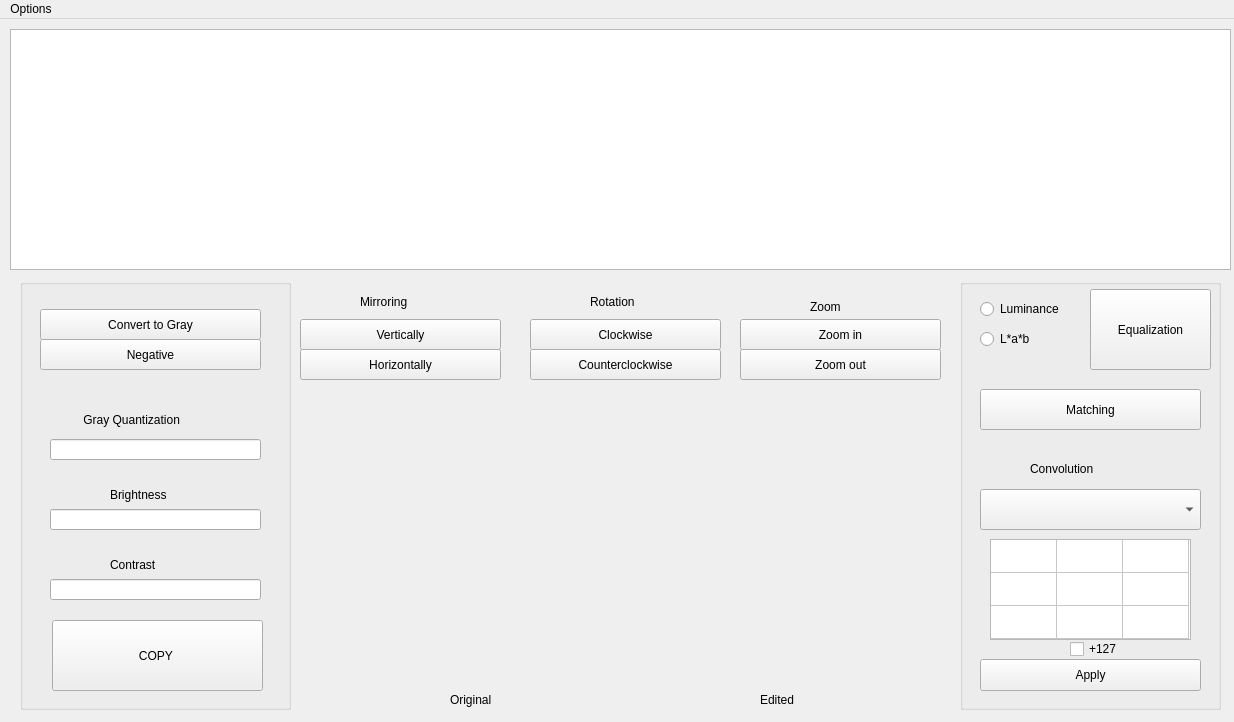
<?xml version="1.0" encoding="UTF-8"?>
<ui version="4.0">
 <class>MainWindow</class>
 <widget class="QMainWindow" name="MainWindow">
  <property name="geometry">
   <rect>
    <x>0</x>
    <y>0</y>
    <width>1234</width>
    <height>722</height>
   </rect>
  </property>
  <property name="windowTitle">
   <string>MainWindow</string>
  </property>
  <widget class="QWidget" name="centralWidget">
   <widget class="QGroupBox" name="groupBox">
    <property name="geometry">
     <rect>
      <x>20</x>
      <y>260</y>
      <width>271</width>
      <height>431</height>
     </rect>
    </property>
    <property name="title">
     <string/>
    </property>
    <widget class="QLineEdit" name="lineEdit">
     <property name="geometry">
      <rect>
       <x>30</x>
       <y>160</y>
       <width>211</width>
       <height>21</height>
      </rect>
     </property>
    </widget>
    <widget class="QPushButton" name="convertToGray">
     <property name="geometry">
      <rect>
       <x>20</x>
       <y>30</y>
       <width>221</width>
       <height>31</height>
      </rect>
     </property>
     <property name="styleSheet">
      <string notr="true">font: 57 15pt &quot;Futura&quot;;</string>
     </property>
     <property name="text">
      <string>Convert to Gray</string>
     </property>
    </widget>
    <widget class="QPushButton" name="negative">
     <property name="geometry">
      <rect>
       <x>20</x>
       <y>60</y>
       <width>221</width>
       <height>31</height>
      </rect>
     </property>
     <property name="styleSheet">
      <string notr="true">font: 57 15pt &quot;Futura&quot;;</string>
     </property>
     <property name="text">
      <string>Negative</string>
     </property>
    </widget>
    <widget class="QLabel" name="brightness_label">
     <property name="geometry">
      <rect>
       <x>90</x>
       <y>200</y>
       <width>101</width>
       <height>31</height>
      </rect>
     </property>
     <property name="styleSheet">
      <string notr="true">font: 57 20pt &quot;Futura&quot;;</string>
     </property>
     <property name="text">
      <string>Brightness</string>
     </property>
    </widget>
    <widget class="QLineEdit" name="lineEdit_brightness">
     <property name="geometry">
      <rect>
       <x>30</x>
       <y>230</y>
       <width>211</width>
       <height>21</height>
      </rect>
     </property>
    </widget>
    <widget class="QLabel" name="brightness_label_2">
     <property name="geometry">
      <rect>
       <x>90</x>
       <y>270</y>
       <width>81</width>
       <height>31</height>
      </rect>
     </property>
     <property name="styleSheet">
      <string notr="true">font: 57 20pt &quot;Futura&quot;;</string>
     </property>
     <property name="text">
      <string>Contrast</string>
     </property>
    </widget>
    <widget class="QLineEdit" name="lineEdit_contrast">
     <property name="geometry">
      <rect>
       <x>30</x>
       <y>300</y>
       <width>211</width>
       <height>21</height>
      </rect>
     </property>
    </widget>
    <widget class="QLabel" name="grayQuantization_label">
     <property name="geometry">
      <rect>
       <x>60</x>
       <y>130</y>
       <width>141</width>
       <height>21</height>
      </rect>
     </property>
     <property name="styleSheet">
      <string notr="true">font: 57 16pt &quot;Futura&quot;;</string>
     </property>
     <property name="text">
      <string> Gray Quantization</string>
     </property>
    </widget>
    <widget class="QPushButton" name="pushButton">
     <property name="geometry">
      <rect>
       <x>32</x>
       <y>341</y>
       <width>211</width>
       <height>71</height>
      </rect>
     </property>
     <property name="text">
      <string>COPY </string>
     </property>
    </widget>
   </widget>
   <widget class="QLabel" name="edited_label">
    <property name="geometry">
     <rect>
      <x>760</x>
      <y>670</y>
      <width>59</width>
      <height>21</height>
     </rect>
    </property>
    <property name="styleSheet">
     <string notr="true">font: 57 15pt &quot;Futura&quot;;</string>
    </property>
    <property name="text">
     <string>Edited</string>
    </property>
   </widget>
   <widget class="QLabel" name="canvas_edited">
    <property name="geometry">
     <rect>
      <x>640</x>
      <y>370</y>
      <width>311</width>
      <height>301</height>
     </rect>
    </property>
    <property name="text">
     <string/>
    </property>
    <property name="alignment">
     <set>Qt::AlignCenter</set>
    </property>
   </widget>
   <widget class="QLabel" name="original_label">
    <property name="geometry">
     <rect>
      <x>450</x>
      <y>670</y>
      <width>59</width>
      <height>21</height>
     </rect>
    </property>
    <property name="styleSheet">
     <string notr="true">font: 57 15pt &quot;Futura&quot;;</string>
    </property>
    <property name="text">
     <string>Original</string>
    </property>
   </widget>
   <widget class="QLabel" name="canvas_original">
    <property name="geometry">
     <rect>
      <x>310</x>
      <y>370</y>
      <width>311</width>
      <height>301</height>
     </rect>
    </property>
    <property name="text">
     <string/>
    </property>
   </widget>
   <widget class="QGroupBox" name="groupBox_2">
    <property name="geometry">
     <rect>
      <x>960</x>
      <y>260</y>
      <width>261</width>
      <height>431</height>
     </rect>
    </property>
    <property name="title">
     <string/>
    </property>
    <widget class="QRadioButton" name="Luminance">
     <property name="geometry">
      <rect>
       <x>20</x>
       <y>20</y>
       <width>100</width>
       <height>20</height>
      </rect>
     </property>
     <property name="styleSheet">
      <string notr="true">font: 57 15pt &quot;Futura&quot;;</string>
     </property>
     <property name="text">
      <string>Luminance</string>
     </property>
    </widget>
    <widget class="QRadioButton" name="Lab">
     <property name="geometry">
      <rect>
       <x>20</x>
       <y>50</y>
       <width>100</width>
       <height>20</height>
      </rect>
     </property>
     <property name="styleSheet">
      <string notr="true">font: 57 15pt &quot;Futura&quot;;</string>
     </property>
     <property name="text">
      <string>L*a*b</string>
     </property>
    </widget>
    <widget class="QPushButton" name="equalization">
     <property name="geometry">
      <rect>
       <x>130</x>
       <y>10</y>
       <width>121</width>
       <height>81</height>
      </rect>
     </property>
     <property name="styleSheet">
      <string notr="true">font: 57 15pt &quot;Futura&quot;;</string>
     </property>
     <property name="text">
      <string>Equalization</string>
     </property>
    </widget>
    <widget class="QPushButton" name="matching">
     <property name="geometry">
      <rect>
       <x>20</x>
       <y>110</y>
       <width>221</width>
       <height>41</height>
      </rect>
     </property>
     <property name="styleSheet">
      <string notr="true">font: 57 20pt &quot;Futura&quot;;</string>
     </property>
     <property name="text">
      <string>Matching</string>
     </property>
    </widget>
    <widget class="QLabel" name="convolution_label">
     <property name="geometry">
      <rect>
       <x>70</x>
       <y>180</y>
       <width>121</width>
       <height>20</height>
      </rect>
     </property>
     <property name="styleSheet">
      <string notr="true">font: 57 20pt &quot;Futura&quot;;</string>
     </property>
     <property name="text">
      <string>Convolution</string>
     </property>
    </widget>
    <widget class="QComboBox" name="convolutionFilters">
     <property name="geometry">
      <rect>
       <x>20</x>
       <y>210</y>
       <width>221</width>
       <height>41</height>
      </rect>
     </property>
    </widget>
    <widget class="QTableWidget" name="filtersTable">
     <property name="geometry">
      <rect>
       <x>30</x>
       <y>260</y>
       <width>201</width>
       <height>101</height>
      </rect>
     </property>
     <property name="rowCount">
      <number>3</number>
     </property>
     <property name="columnCount">
      <number>3</number>
     </property>
     <attribute name="horizontalHeaderVisible">
      <bool>false</bool>
     </attribute>
     <attribute name="horizontalHeaderDefaultSectionSize">
      <number>66</number>
     </attribute>
     <attribute name="verticalHeaderVisible">
      <bool>false</bool>
     </attribute>
     <attribute name="verticalHeaderDefaultSectionSize">
      <number>33</number>
     </attribute>
     <row/>
     <row/>
     <row/>
     <column/>
     <column/>
     <column/>
    </widget>
    <widget class="QPushButton" name="applyFilter">
     <property name="geometry">
      <rect>
       <x>20</x>
       <y>380</y>
       <width>221</width>
       <height>32</height>
      </rect>
     </property>
     <property name="styleSheet">
      <string notr="true">font: 57 15pt &quot;Futura&quot;;</string>
     </property>
     <property name="text">
      <string>Apply</string>
     </property>
    </widget>
    <widget class="QCheckBox" name="mais127">
     <property name="geometry">
      <rect>
       <x>110</x>
       <y>360</y>
       <width>86</width>
       <height>20</height>
      </rect>
     </property>
     <property name="text">
      <string>+127</string>
     </property>
    </widget>
   </widget>
   <widget class="QChartView" name="histogram_box">
    <property name="geometry">
     <rect>
      <x>10</x>
      <y>10</y>
      <width>1221</width>
      <height>241</height>
     </rect>
    </property>
   </widget>
   <widget class="QLabel" name="Flip_label">
    <property name="geometry">
     <rect>
      <x>360</x>
      <y>270</y>
      <width>91</width>
      <height>26</height>
     </rect>
    </property>
    <property name="styleSheet">
     <string notr="true">font: 57 20pt &quot;Futura&quot;;</string>
    </property>
    <property name="text">
     <string>Mirroring</string>
    </property>
   </widget>
   <widget class="QPushButton" name="flip_Vertically">
    <property name="geometry">
     <rect>
      <x>300</x>
      <y>300</y>
      <width>201</width>
      <height>31</height>
     </rect>
    </property>
    <property name="styleSheet">
     <string notr="true">font: 57 15pt &quot;Futura&quot;;</string>
    </property>
    <property name="text">
     <string>Vertically</string>
    </property>
   </widget>
   <widget class="QPushButton" name="flip_Horizontally">
    <property name="geometry">
     <rect>
      <x>300</x>
      <y>330</y>
      <width>201</width>
      <height>31</height>
     </rect>
    </property>
    <property name="styleSheet">
     <string notr="true">font: 57 15pt &quot;Futura&quot;;</string>
    </property>
    <property name="text">
     <string>Horizontally</string>
    </property>
   </widget>
   <widget class="QLabel" name="rotate_label">
    <property name="geometry">
     <rect>
      <x>590</x>
      <y>270</y>
      <width>81</width>
      <height>26</height>
     </rect>
    </property>
    <property name="styleSheet">
     <string notr="true">font: 57 20pt &quot;Futura&quot;;</string>
    </property>
    <property name="text">
     <string>Rotation</string>
    </property>
   </widget>
   <widget class="QPushButton" name="rot_Clockwise">
    <property name="geometry">
     <rect>
      <x>530</x>
      <y>300</y>
      <width>191</width>
      <height>31</height>
     </rect>
    </property>
    <property name="styleSheet">
     <string notr="true">font: 57 15pt &quot;Futura&quot;;</string>
    </property>
    <property name="text">
     <string>Clockwise</string>
    </property>
   </widget>
   <widget class="QPushButton" name="rot_Counterclockwise">
    <property name="geometry">
     <rect>
      <x>530</x>
      <y>330</y>
      <width>191</width>
      <height>31</height>
     </rect>
    </property>
    <property name="styleSheet">
     <string notr="true">font: 57 15pt &quot;Futura&quot;;</string>
    </property>
    <property name="text">
     <string>Counterclockwise</string>
    </property>
   </widget>
   <widget class="QLabel" name="zoom_label">
    <property name="geometry">
     <rect>
      <x>810</x>
      <y>280</y>
      <width>59</width>
      <height>16</height>
     </rect>
    </property>
    <property name="styleSheet">
     <string notr="true">font: 57 20pt &quot;Futura&quot;;</string>
    </property>
    <property name="text">
     <string>Zoom</string>
    </property>
   </widget>
   <widget class="QPushButton" name="zoomIn">
    <property name="geometry">
     <rect>
      <x>740</x>
      <y>300</y>
      <width>201</width>
      <height>31</height>
     </rect>
    </property>
    <property name="styleSheet">
     <string notr="true">font: 57 15pt &quot;Futura&quot;;</string>
    </property>
    <property name="text">
     <string>Zoom in</string>
    </property>
   </widget>
   <widget class="QPushButton" name="zoomOut">
    <property name="geometry">
     <rect>
      <x>740</x>
      <y>330</y>
      <width>201</width>
      <height>31</height>
     </rect>
    </property>
    <property name="styleSheet">
     <string notr="true">font: 57 15pt &quot;Futura&quot;;</string>
    </property>
    <property name="text">
     <string>Zoom out</string>
    </property>
   </widget>
  </widget>
  <widget class="QMenuBar" name="menuBar">
   <property name="geometry">
    <rect>
     <x>0</x>
     <y>0</y>
     <width>1234</width>
     <height>22</height>
    </rect>
   </property>
   <widget class="QMenu" name="menuOptions">
    <property name="title">
     <string>Options</string>
    </property>
    <addaction name="actionOpen_Image"/>
    <addaction name="actionSave_Image"/>
   </widget>
   <addaction name="menuOptions"/>
  </widget>
  <action name="actionOpen_Image">
   <property name="icon">
    <iconset resource="resource.qrc">
     <normaloff>:/new/icons/img/open_folder.png</normaloff>:/new/icons/img/open_folder.png</iconset>
   </property>
   <property name="text">
    <string>Open Image</string>
   </property>
  </action>
  <action name="actionSave_Image">
   <property name="icon">
    <iconset resource="resource.qrc">
     <normaloff>:/new/icons/img/save_image.png</normaloff>:/new/icons/img/save_image.png</iconset>
   </property>
   <property name="text">
    <string>Save Image</string>
   </property>
  </action>
 </widget>
 <layoutdefault spacing="6" margin="11"/>
 <customwidgets>
  <customwidget>
   <class>QChartView</class>
   <extends>QGraphicsView</extends>
   <header>QtCharts</header>
  </customwidget>
 </customwidgets>
 <resources>
  <include location="resource.qrc"/>
 </resources>
 <connections/>
</ui>
